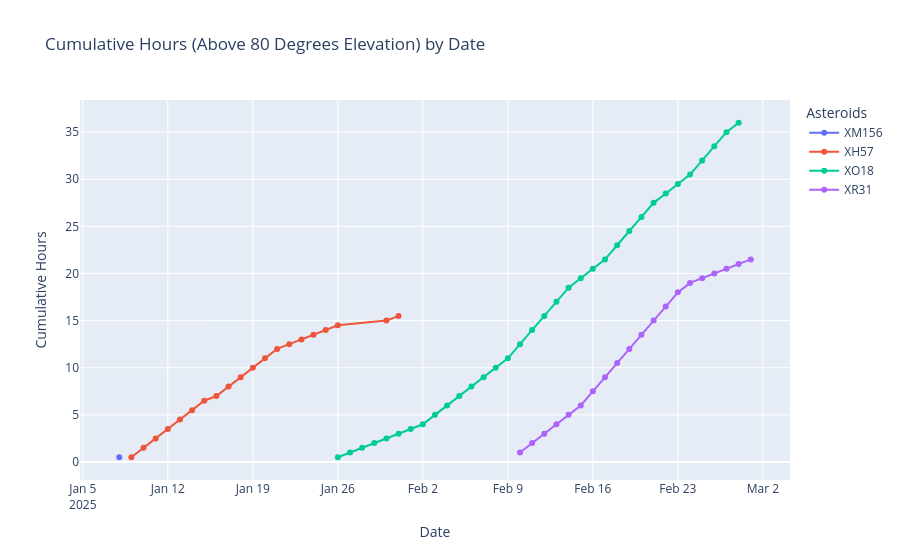

Write notebook code for a chart like this one.
### Code cell
dfs = [
    (xh57_80, 'XH57'),
    (xm156_80, 'XM156'),
    (xo18_80, 'XO18'),
    (xr31_80, 'XR31'),
    (xx84_80, 'XX84')
]

# Combine all data into a single DataFrame
combined_df_80 = pd.concat(
    [df.assign(Asteroid=ticker) for df, ticker in dfs], ignore_index=True
)

# Ensure 'date' column is in datetime format
combined_df_80['date'] = pd.to_datetime(combined_df_80['date'], errors='coerce')

# Ensure 'time' column is converted to timedelta format if in hh:mm
combined_df_80['time'] = pd.to_timedelta(combined_df_80['time'], errors='coerce')

# Calculate cumulative counts grouped by date and ticker
cumulative_df_80 = (
    combined_df_80.groupby(['date', 'Asteroid']).size()  # Count occurrences for each date and ticker
    .groupby(level='Asteroid').cumsum()  # Calculate cumulative count for each ticker
    .reset_index(name='observations')
)

cumulative_df_80['hours'] = cumulative_df_80['observations'] / 2

# Create a line chart using Plotly Express
fig = px.line(
    cumulative_df_80,
    x='date',
    y='hours',
    color='Asteroid',
    labels={'date': 'Date', 'hours': 'Cumulative Hours', 'Asteroid': 'Asteroids'},
    title="Cumulative Hours (Above 80 Degrees Elevation) by Date",
    markers=True
)

# Customize the color scheme
fig.update_layout(colorway=px.colors.qualitative.G10)

fig.show()

### Figure 1 — Plotly figure (JSON) as saved in the notebook; plotly's stock layout.template omitted (floating-point values rounded to 4 significant figures)
{"data": [{"hovertemplate": "Asteroids=XM156<br>Date=%{x}<br>Cumulative Hours=%{y}<extra></extra>", "legendgroup": "XM156", "line": {"color": "#636efa", "dash": "solid"}, "marker": {"symbol": "circle"}, "mode": "lines+markers", "name": "XM156", "orientation": "v", "showlegend": true, "type": "scatter", "x": ["2025-01-08T00:00:00"], "xaxis": "x", "y": [0.5], "yaxis": "y"}, {"hovertemplate": "Asteroids=XH57<br>Date=%{x}<br>Cumulative Hours=%{y}<extra></extra>", "legendgroup": "XH57", "line": {"color": "#EF553B", "dash": "solid"}, "marker": {"symbol": "circle"}, "mode": "lines+markers", "name": "XH57", "orientation": "v", "showlegend": true, "type": "scatter", "x": ["2025-01-09T00:00:00", "2025-01-10T00:00:00", "2025-01-11T00:00:00", "2025-01-12T00:00:00", "2025-01-13T00:00:00", "2025-01-14T00:00:00", "2025-01-15T00:00:00", "2025-01-16T00:00:00", "2025-01-17T00:00:00", "2025-01-18T00:00:00", "2025-01-19T00:00:00", "2025-01-20T00:00:00", "2025-01-21T00:00:00", "2025-01-22T00:00:00", "2025-01-23T00:00:00", "2025-01-24T00:00:00", "2025-01-25T00:00:00", "2025-01-26T00:00:00", "2025-01-30T00:00:00", "2025-01-31T00:00:00"], "xaxis": "x", "y": [0.5, 1.5, 2.5, 3.5, 4.5, 5.5, 6.5, 7, 8, 9, 10, 11, 12, 12.5, 13, 13.5, 14, 14.5, 15, 15.5], "yaxis": "y"}, {"hovertemplate": "Asteroids=XO18<br>Date=%{x}<br>Cumulative Hours=%{y}<extra></extra>", "legendgroup": "XO18", "line": {"color": "#00cc96", "dash": "solid"}, "marker": {"symbol": "circle"}, "mode": "lines+markers", "name": "XO18", "orientation": "v", "showlegend": true, "type": "scatter", "x": ["2025-01-26T00:00:00", "2025-01-27T00:00:00", "2025-01-28T00:00:00", "2025-01-29T00:00:00", "2025-01-30T00:00:00", "2025-01-31T00:00:00", "2025-02-01T00:00:00", "2025-02-02T00:00:00", "2025-02-03T00:00:00", "2025-02-04T00:00:00", "2025-02-05T00:00:00", "2025-02-06T00:00:00", "2025-02-07T00:00:00", "2025-02-08T00:00:00", "2025-02-09T00:00:00", "2025-02-10T00:00:00", "2025-02-11T00:00:00", "2025-02-12T00:00:00", "2025-02-13T00:00:00", "2025-02-14T00:00:00", "2025-02-15T00:00:00", "2025-02-16T00:00:00", "2025-02-17T00:00:00", "2025-02-18T00:00:00", "2025-02-19T00:00:00", "2025-02-20T00:00:00", "2025-02-21T00:00:00", "2025-02-22T00:00:00", "2025-02-23T00:00:00", "2025-02-24T00:00:00", "2025-02-25T00:00:00", "2025-02-26T00:00:00", "2025-02-27T00:00:00", "2025-02-28T00:00:00"], "xaxis": "x", "y": [0.5, 1, 1.5, 2, 2.5, 3, 3.5, 4, 5, 6, 7, 8, 9, 10, 11, 12.5, 14, 15.5, 17, 18.5, 19.5, 20.5, 21.5, 23, 24.5, 26, 27.5, 28.5, 29.5, 30.5, 32, 33.5, 35, 36], "yaxis": "y"}, {"hovertemplate": "Asteroids=XR31<br>Date=%{x}<br>Cumulative Hours=%{y}<extra></extra>", "legendgroup": "XR31", "line": {"color": "#ab63fa", "dash": "solid"}, "marker": {"symbol": "circle"}, "mode": "lines+markers", "name": "XR31", "orientation": "v", "showlegend": true, "type": "scatter", "x": ["2025-02-10T00:00:00", "2025-02-11T00:00:00", "2025-02-12T00:00:00", "2025-02-13T00:00:00", "2025-02-14T00:00:00", "2025-02-15T00:00:00", "2025-02-16T00:00:00", "2025-02-17T00:00:00", "2025-02-18T00:00:00", "2025-02-19T00:00:00", "2025-02-20T00:00:00", "2025-02-21T00:00:00", "2025-02-22T00:00:00", "2025-02-23T00:00:00", "2025-02-24T00:00:00", "2025-02-25T00:00:00", "2025-02-26T00:00:00", "2025-02-27T00:00:00", "2025-02-28T00:00:00", "2025-03-01T00:00:00"], "xaxis": "x", "y": [1, 2, 3, 4, 5, 6, 7.5, 9, 10.5, 12, 13.5, 15, 16.5, 18, 19, 19.5, 20, 20.5, 21, 21.5], "yaxis": "y"}], "layout": {"autosize": true, "colorway": ["#3366CC", "#DC3912", "#FF9900", "#109618", "#990099", "#0099C6", "#DD4477", "#66AA00", "#B82E2E", "#316395"], "legend": {"title": {"text": "Asteroids"}, "tracegroupgap": 0}, "title": {"text": "Cumulative Hours (Above 80 Degrees Elevation) by Date"}, "xaxis": {"anchor": "y", "autorange": true, "domain": [0, 1], "range": ["2025-01-04 20:20:09.6421", "2025-03-04 03:39:50.3579"], "title": {"text": "Date"}, "type": "date"}, "yaxis": {"anchor": "x", "autorange": true, "domain": [0, 1], "range": [-2.43, 38.93], "title": {"text": "Cumulative Hours"}, "type": "linear"}}}
